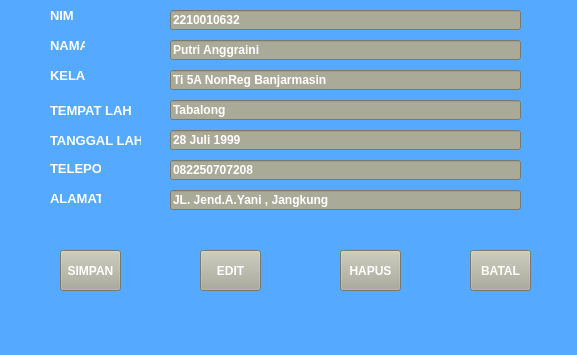
<?xml version="1.0" encoding="UTF-8"?>
<ui version="4.0">
 <class>MainWindow</class>
 <widget class="QMainWindow" name="MainWindow">
  <property name="geometry">
   <rect>
    <x>0</x>
    <y>0</y>
    <width>577</width>
    <height>355</height>
   </rect>
  </property>
  <property name="windowTitle">
   <string>MainWindow</string>
  </property>
  <property name="styleSheet">
   <string notr="true">background-color: rgb(85, 170, 255);</string>
  </property>
  <widget class="QWidget" name="centralwidget">
   <widget class="QLabel" name="label">
    <property name="geometry">
     <rect>
      <x>50</x>
      <y>10</y>
      <width>35</width>
      <height>10</height>
     </rect>
    </property>
    <property name="font">
     <font>
      <pointsize>10</pointsize>
      <weight>75</weight>
      <bold>true</bold>
     </font>
    </property>
    <property name="styleSheet">
     <string notr="true">color: rgb(255, 255, 255);</string>
    </property>
    <property name="text">
     <string>NIM</string>
    </property>
   </widget>
   <widget class="QLabel" name="label_2">
    <property name="geometry">
     <rect>
      <x>50</x>
      <y>40</y>
      <width>35</width>
      <height>10</height>
     </rect>
    </property>
    <property name="font">
     <font>
      <pointsize>10</pointsize>
      <weight>75</weight>
      <bold>true</bold>
     </font>
    </property>
    <property name="styleSheet">
     <string notr="true">color: rgb(255, 255, 255);</string>
    </property>
    <property name="text">
     <string>NAMA</string>
    </property>
   </widget>
   <widget class="QLabel" name="label_3">
    <property name="geometry">
     <rect>
      <x>50</x>
      <y>70</y>
      <width>35</width>
      <height>10</height>
     </rect>
    </property>
    <property name="font">
     <font>
      <pointsize>10</pointsize>
      <weight>75</weight>
      <bold>true</bold>
     </font>
    </property>
    <property name="styleSheet">
     <string notr="true">color: rgb(255, 255, 255);</string>
    </property>
    <property name="text">
     <string>KELAS</string>
    </property>
   </widget>
   <widget class="QLabel" name="label_4">
    <property name="geometry">
     <rect>
      <x>50</x>
      <y>100</y>
      <width>81</width>
      <height>20</height>
     </rect>
    </property>
    <property name="font">
     <font>
      <pointsize>10</pointsize>
      <weight>75</weight>
      <bold>true</bold>
     </font>
    </property>
    <property name="styleSheet">
     <string notr="true">color: rgb(255, 255, 255);</string>
    </property>
    <property name="text">
     <string>TEMPAT LAHIR</string>
    </property>
   </widget>
   <widget class="QLabel" name="label_5">
    <property name="geometry">
     <rect>
      <x>50</x>
      <y>130</y>
      <width>91</width>
      <height>20</height>
     </rect>
    </property>
    <property name="font">
     <font>
      <pointsize>10</pointsize>
      <weight>75</weight>
      <bold>true</bold>
     </font>
    </property>
    <property name="styleSheet">
     <string notr="true">color: rgb(255, 255, 255);</string>
    </property>
    <property name="text">
     <string>TANGGAL LAHIR</string>
    </property>
   </widget>
   <widget class="QLabel" name="label_6">
    <property name="geometry">
     <rect>
      <x>50</x>
      <y>160</y>
      <width>51</width>
      <height>16</height>
     </rect>
    </property>
    <property name="font">
     <font>
      <pointsize>10</pointsize>
      <weight>75</weight>
      <bold>true</bold>
     </font>
    </property>
    <property name="styleSheet">
     <string notr="true">color: rgb(255, 255, 255);</string>
    </property>
    <property name="text">
     <string>TELEPON</string>
    </property>
   </widget>
   <widget class="QLabel" name="label_7">
    <property name="geometry">
     <rect>
      <x>50</x>
      <y>190</y>
      <width>51</width>
      <height>16</height>
     </rect>
    </property>
    <property name="font">
     <font>
      <pointsize>10</pointsize>
      <weight>75</weight>
      <bold>true</bold>
     </font>
    </property>
    <property name="styleSheet">
     <string notr="true">color: rgb(255, 255, 255);</string>
    </property>
    <property name="text">
     <string>ALAMAT</string>
    </property>
   </widget>
   <widget class="QLineEdit" name="lineEdit">
    <property name="geometry">
     <rect>
      <x>170</x>
      <y>10</y>
      <width>351</width>
      <height>20</height>
     </rect>
    </property>
    <property name="font">
     <font>
      <pointsize>9</pointsize>
      <weight>75</weight>
      <bold>true</bold>
     </font>
    </property>
    <property name="styleSheet">
     <string notr="true">background-color: rgb(170, 170, 153);
color: rgb(255, 255, 255);</string>
    </property>
    <property name="text">
     <string>2210010632</string>
    </property>
   </widget>
   <widget class="QLineEdit" name="lineEdit_2">
    <property name="geometry">
     <rect>
      <x>170</x>
      <y>40</y>
      <width>351</width>
      <height>20</height>
     </rect>
    </property>
    <property name="font">
     <font>
      <pointsize>9</pointsize>
      <weight>75</weight>
      <bold>true</bold>
     </font>
    </property>
    <property name="styleSheet">
     <string notr="true">background-color: rgb(170, 170, 153);
color: rgb(255, 255, 255);</string>
    </property>
    <property name="text">
     <string>Putri Anggraini</string>
    </property>
   </widget>
   <widget class="QLineEdit" name="lineEdit_3">
    <property name="geometry">
     <rect>
      <x>170</x>
      <y>70</y>
      <width>351</width>
      <height>20</height>
     </rect>
    </property>
    <property name="font">
     <font>
      <pointsize>9</pointsize>
      <weight>75</weight>
      <bold>true</bold>
     </font>
    </property>
    <property name="styleSheet">
     <string notr="true">background-color: rgb(170, 170, 153);
color: rgb(255, 255, 255);</string>
    </property>
    <property name="text">
     <string>Ti 5A NonReg Banjarmasin</string>
    </property>
   </widget>
   <widget class="QLineEdit" name="lineEdit_4">
    <property name="geometry">
     <rect>
      <x>170</x>
      <y>100</y>
      <width>351</width>
      <height>20</height>
     </rect>
    </property>
    <property name="font">
     <font>
      <pointsize>9</pointsize>
      <weight>75</weight>
      <bold>true</bold>
     </font>
    </property>
    <property name="styleSheet">
     <string notr="true">background-color: rgb(170, 170, 153);
color: rgb(255, 255, 255);</string>
    </property>
    <property name="text">
     <string>Tabalong</string>
    </property>
   </widget>
   <widget class="QLineEdit" name="lineEdit_5">
    <property name="geometry">
     <rect>
      <x>170</x>
      <y>130</y>
      <width>351</width>
      <height>20</height>
     </rect>
    </property>
    <property name="font">
     <font>
      <pointsize>9</pointsize>
      <weight>75</weight>
      <bold>true</bold>
     </font>
    </property>
    <property name="styleSheet">
     <string notr="true">background-color: rgb(170, 170, 153);
color: rgb(255, 255, 255);</string>
    </property>
    <property name="text">
     <string>28 Juli 1999</string>
    </property>
   </widget>
   <widget class="QLineEdit" name="lineEdit_6">
    <property name="geometry">
     <rect>
      <x>170</x>
      <y>160</y>
      <width>351</width>
      <height>20</height>
     </rect>
    </property>
    <property name="font">
     <font>
      <pointsize>9</pointsize>
      <weight>75</weight>
      <bold>true</bold>
     </font>
    </property>
    <property name="styleSheet">
     <string notr="true">background-color: rgb(170, 170, 153);
color: rgb(255, 255, 255);</string>
    </property>
    <property name="text">
     <string>082250707208</string>
    </property>
   </widget>
   <widget class="QLineEdit" name="lineEdit_7">
    <property name="geometry">
     <rect>
      <x>170</x>
      <y>190</y>
      <width>351</width>
      <height>20</height>
     </rect>
    </property>
    <property name="font">
     <font>
      <pointsize>9</pointsize>
      <weight>75</weight>
      <bold>true</bold>
     </font>
    </property>
    <property name="styleSheet">
     <string notr="true">background-color: rgb(170, 170, 153);
color: rgb(255, 255, 255);</string>
    </property>
    <property name="text">
     <string>JL. Jend.A.Yani , Jangkung</string>
    </property>
   </widget>
   <widget class="QPushButton" name="pushButton">
    <property name="geometry">
     <rect>
      <x>60</x>
      <y>250</y>
      <width>61</width>
      <height>41</height>
     </rect>
    </property>
    <property name="font">
     <font>
      <pointsize>9</pointsize>
      <weight>75</weight>
      <bold>true</bold>
     </font>
    </property>
    <property name="styleSheet">
     <string notr="true">background-color: rgb(170, 170, 153);
color: rgb(255, 255, 255);</string>
    </property>
    <property name="text">
     <string>SIMPAN</string>
    </property>
   </widget>
   <widget class="QPushButton" name="pushButton_2">
    <property name="geometry">
     <rect>
      <x>200</x>
      <y>250</y>
      <width>61</width>
      <height>41</height>
     </rect>
    </property>
    <property name="font">
     <font>
      <pointsize>9</pointsize>
      <weight>75</weight>
      <bold>true</bold>
     </font>
    </property>
    <property name="styleSheet">
     <string notr="true">background-color: rgb(170, 170, 153);
color: rgb(255, 255, 255);</string>
    </property>
    <property name="text">
     <string>EDIT</string>
    </property>
   </widget>
   <widget class="QPushButton" name="pushButton_3">
    <property name="geometry">
     <rect>
      <x>340</x>
      <y>250</y>
      <width>61</width>
      <height>41</height>
     </rect>
    </property>
    <property name="font">
     <font>
      <pointsize>9</pointsize>
      <weight>75</weight>
      <bold>true</bold>
     </font>
    </property>
    <property name="styleSheet">
     <string notr="true">background-color: rgb(170, 170, 153);
color: rgb(255, 255, 255);</string>
    </property>
    <property name="text">
     <string>HAPUS</string>
    </property>
   </widget>
   <widget class="QPushButton" name="pushButton_4">
    <property name="geometry">
     <rect>
      <x>470</x>
      <y>250</y>
      <width>61</width>
      <height>41</height>
     </rect>
    </property>
    <property name="font">
     <font>
      <pointsize>9</pointsize>
      <weight>75</weight>
      <bold>true</bold>
     </font>
    </property>
    <property name="styleSheet">
     <string notr="true">background-color: rgb(170, 170, 153);
color: rgb(255, 255, 255);</string>
    </property>
    <property name="text">
     <string>BATAL</string>
    </property>
   </widget>
  </widget>
  <widget class="QMenuBar" name="menubar">
   <property name="geometry">
    <rect>
     <x>0</x>
     <y>0</y>
     <width>577</width>
     <height>18</height>
    </rect>
   </property>
  </widget>
  <widget class="QStatusBar" name="statusbar"/>
 </widget>
 <resources/>
 <connections/>
</ui>
